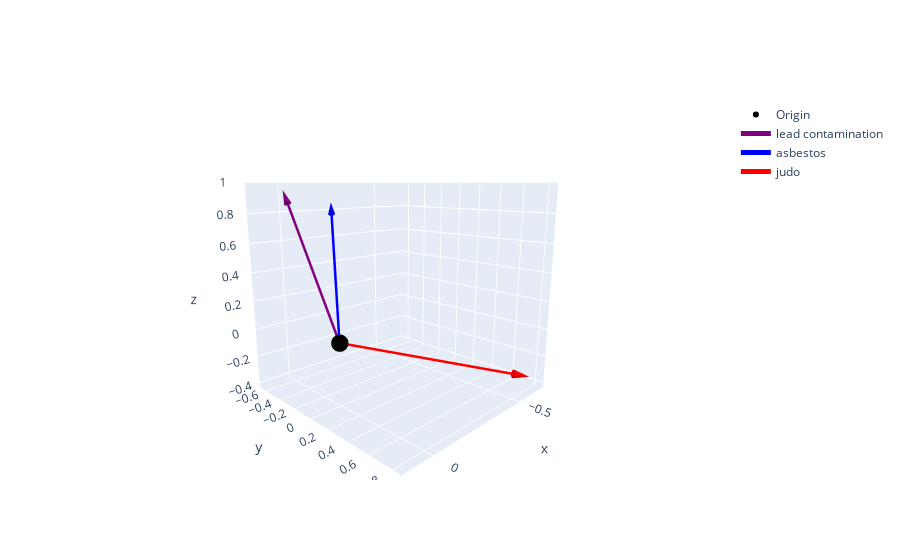

Source (notebook cell):
### Markdown cell above
Let's try plotting a couple vectors at once to see if we can see any patterns

### Code cell
graph = create_new_graph()

text = "lead contamination"
lead_contamination_vector = get_embedding(text, dimensions=3)
add_vector_to_graph(graph, lead_contamination_vector, name=text, color="purple")

text = "asbestos"
asbestos_vector = get_embedding(text, dimensions=3)
add_vector_to_graph(graph, asbestos_vector, name=text, color="blue")

text = "judo"
judo_vector = get_embedding(text, dimensions=3)
add_vector_to_graph(graph, judo_vector, name=text, color="red")

# Show the plot
graph.show()

### Figure 1 — Plotly figure (JSON) as saved in the notebook; plotly's stock layout.template omitted (floating-point values rounded to 4 significant figures)
{"data": [{"marker": {"color": "black", "size": 6, "symbol": "circle"}, "mode": "markers", "name": "Origin", "type": "scatter3d", "x": [0], "y": [0], "z": [0]}, {"line": {"color": "purple", "width": 5}, "mode": "lines", "name": "lead contamination", "type": "scatter3d", "x": [0, 0.03772], "y": [0, -0.465], "z": [0, 0.8845]}, {"colorscale": [[0, "purple"], [1, "purple"]], "hoverinfo": "none", "showscale": false, "sizemode": "scaled", "sizeref": 0.1, "type": "cone", "u": [0.03772], "v": [-0.465], "w": [0.8845], "x": [0.03772], "y": [-0.465], "z": [0.8845]}, {"line": {"color": "blue", "width": 5}, "mode": "lines", "name": "asbestos", "type": "scatter3d", "x": [0, -0.2047], "y": [0, -0.5725], "z": [0, 0.794]}, {"colorscale": [[0, "blue"], [1, "blue"]], "hoverinfo": "none", "showscale": false, "sizemode": "scaled", "sizeref": 0.1, "type": "cone", "u": [-0.2047], "v": [-0.5725], "w": [0.794], "x": [-0.2047], "y": [-0.5725], "z": [0.794]}, {"line": {"color": "red", "width": 5}, "mode": "lines", "name": "judo", "type": "scatter3d", "x": [0, -0.5808], "y": [0, 0.748], "z": [0, -0.3212]}, {"colorscale": [[0, "red"], [1, "red"]], "hoverinfo": "none", "showscale": false, "sizemode": "scaled", "sizeref": 0.1, "type": "cone", "u": [-0.5808], "v": [0.748], "w": [-0.3212], "x": [-0.5808], "y": [0.748], "z": [-0.3212]}], "layout": {"scene": {"aspectmode": "cube", "camera": {"center": {"x": 0, "y": 0, "z": 0}, "eye": {"x": 1.5, "y": 1.5, "z": 0.5}, "up": {"x": 0, "y": 0, "z": 1}}}}}
